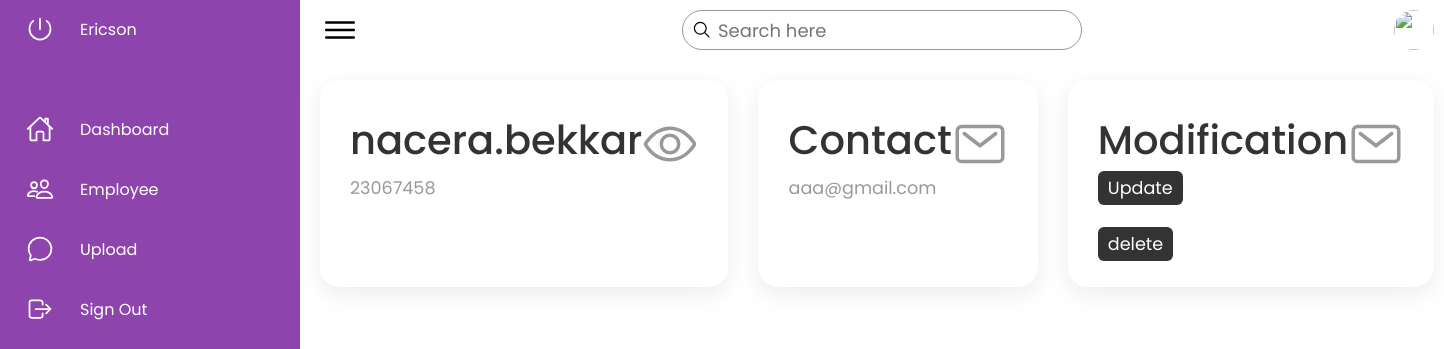
The app's page /employee_details/6/ (signed in) with its own data.
### app/models.py (models this page shows, shortened)
class Employee(models.Model):
    user = models.OneToOneField(User , null=True , on_delete=models.CASCADE)
    name = models.CharField(max_length=200 , null=True , unique=True)
    matricule = models.CharField(max_length=200 , null=True , unique=True)
    email = models.CharField(max_length=50 , null=True)
    created_at = models.DateTimeField(auto_now_add=True)

### app/decorators.py (the view)
        def wrapper_func(request , *args , **kwargs):
            group = None
            if request.user.groups.exists():
                group =  request.user.groups.all()[0].name
            if group in allowed_roles :
                return view_func(request , *args , **kwargs)
            else :
                return HttpResponse('ERROR : ACCESS DENIED')

### app/views.py (called while the page is built)
@login_required(login_url='loginpage')
@allowed_user(allowed_roles=['admin' , 'staff'])
def employee_details(request , pk):
    employee = Employee.objects.get(id = pk)
    context = {'employee' : employee}
    return render(request , 'app/employee_details.html' , context)

### app/templates/app/employee_details.html (shortened to what this page needs)
<!DOCTYPE html>
{% load static%}
<html lang="en">
<head>
    <link rel="stylesheet" href="{% static '/css/style.css'%}">
</head>
<body>
    <div class="container">
        <div class="navigation">
            <ul>
                <li>
                    <a href="#">
                        <span class="icon">
                            <ion-icon name="power-outline"></ion-icon>
                        </span>
                        <span class="title">Ericson</span>
                    </a>
                </li>
                <li>
                    <a href="{% url 'dashboard' %}">
                        <span class="icon">
                            <ion-icon name="home-outline"></ion-icon>
                        </span>
                        <span class="title">Dashboard</span>
                    </a>
                </li>
                <li>
                    <a href="{% url 'employee' %}">
                        <span class="icon">
                            <ion-icon name="people-outline"></ion-icon>
                        </span>
                        <span class="title">Employee</span>
                    </a>
                </li>
                <li>
                    <a href="{% url 'upload' %}">
                        <span class="icon">
                            <ion-icon name="chatbubble-outline"></ion-icon>
                        </span>
                        <span class="title">Upload</span>
                    </a>
                </li>
                <li>
                    <a href="{% url 'logout' %}">
                        <span class="icon">
                            <ion-icon name="log-out-outline"></ion-icon>
                        </span>
                        <span class="title">Sign Out</span>
                    </a>
                </li>
            </ul>
        </div>
        <div class="main">
            <div class="topbar">
                <div class="toggle">
                    <ion-icon name="menu-outline"></ion-icon>
                </div>
                <div class="search">
                    <label>
                        <input type="text" placeholder="Search here">
                        <ion-icon name="search-outline"></ion-icon>
                    </label>
                </div>
                <div class="user">
                    <img src="assets/imgs/customer01.jpg" alt="">
                </div>
            </div>
            <div class="cardBox">
                <div class="card">
                    <div>
                        <div class="numbers">{{employee.name}}</div>
                        <div class="cardName">{{employee.matricule}}</div>
                    </div>
                    <div class="iconBx">
                        <ion-icon name="eye-outline"></ion-icon>
                    </div>
                </div>
                <div class="card">
                    <div>
                        <div class="numbers">Contact</div>
                        <div class="cardName">{{employee.email}}</div>
                    </div>
                    <div class="iconBx">
                        <ion-icon name="mail-outline"></ion-icon>
                    </div>
                </div>
                <div class="card">
                    <div>
                        <div class="numbers">Modification</div>
                        <div class="cardName">
                            <div class="cardHeader">
                                <a href="{% url 'update_employee' employee.id%}" class="btn">Update</a>
                            </div>
                        </div>
                        <br>
                        <div class="cardName">
                            <div class="cardHeader">
                                <a href="{% url 'delete_employee' employee.id %}" class="btn">delete</a>
                            </div>
                        </div>
                    </div>
                    <div class="iconBx">
                        <ion-icon name="mail-outline"></ion-icon>
                    </div>
                </div>
            </div>
        </div>
    </div>
</body>
</html>

### static/css/style.css (style rules this page uses)
* { font-family: 'Poppins', sans-serif; margin: 0; padding: 0; box-sizing: border-box; }
:root { --blue: #333; --white: #fff; --gray: #f5f5f5; --black1: #222; --black2: #999; }
body { min-height: 100vh; overflow-x: hidden; }
.container { position: relative; width: 100%; }
.icon { color :white; }
.navigation { position: fixed; width: 300px; height: 100%; background-color: #8E44AD ; border-left: 10px solid #8E44AD; transition: 0.5s; overflow: hidden; }
.navigation ul { position: absolute; top: 0; left: 0; width: 100%; }
.navigation ul li { position: relative; width: 100%; list-style: none; border-top-left-radius: 30px; border-bottom-left-radius: 30px; }
.navigation ul li:nth-child(1) { margin-bottom: 40px; pointer-events: none; }
.navigation ul li a { position: relative; display: block; width: 100%; display: flex; text-decoration: none; color: var(--white); }
.navigation ul li a .icon { position: relative; display: block; min-width: 60px; height: 60px; line-height: 75px; text-align: center; }
.navigation ul li a .icon ion-icon { font-size: 1.75rem; }
.navigation ul li a .title { position: relative; display: block; padding: 0 10px; height: 60px; line-height: 60px; text-align: start; white-space: nowrap; }
.main { position: absolute; width: calc(100% - 300px); left: 300px; min-height: 100vh; background: var(--white); transition: 0.5s; }
.topbar { width: 100%; height: 60px; display: flex; justify-content: space-between; align-items: center; padding: 0 10px; }
.toggle { position: relative; width: 60px; height: 60px; display: flex; justify-content: center; align-items: center; font-size: 2.5rem; cursor: pointer; }
.search { position: relative; width: 400px; margin: 0 10px; }
.search label { position: relative; width: 100%; }
.search label input { width: 100%; height: 40px; border-radius: 40px; padding: 5px 20px; padding-left: 35px; font-size: 18px; outline: none; border: 1px solid var(--black2); }
.search label ion-icon { position: absolute; top: 0; left: 10px; font-size: 1.2rem; }
.user { position: relative; width: 40px; height: 40px; border-radius: 50%; overflow: hidden; cursor: pointer; }
.user img { position: absolute; top: 0; left: 0; width: 100%; height: 100%; object-fit: cover; }
.cardBox { position: relative; width: 100%; padding: 20px; display: grid; grid-template-columns: repeat(4, 1fr); grid-gap: 30px; }
.cardBox .card { position: relative; background: var(--white); padding: 30px; border-radius: 20px; display: flex; justify-content: space-between; cursor: pointer; box-shadow: 0 7px 25px rgba(0, 0, 0, 0.08); }
.cardBox .card .numbers { position: relative; font-weight: 500; font-size: 2.5rem; color: var(--blue); }
.cardBox .card .cardName { color: var(--black2); font-size: 1.1rem; margin-top: 5px; }
.cardBox .card .iconBx { font-size: 3.5rem; color: var(--black2); }
.cardHeader .btn { position: relative; padding: 5px 10px; background: var(--blue); text-decoration: none; color: var(--white); border-radius: 6px; }

### records on screen
Employee: name "nacera.bekkar", matricule "23067458", email "aaa@gmail.com"
